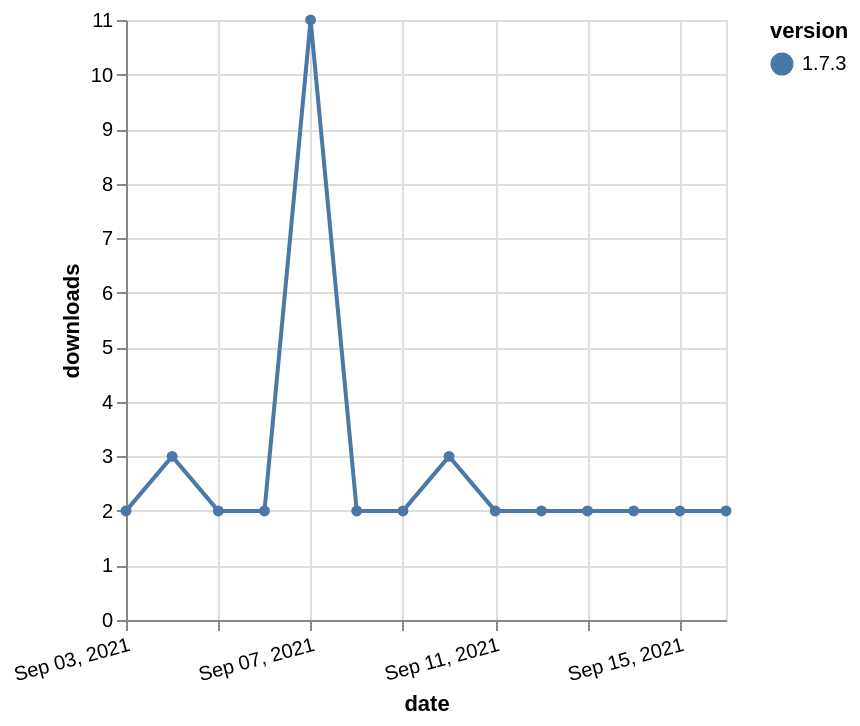

Vega-Lite specification stored for this chart:
### Vega-Lite specification from a JSON file in a GitHub repository (floating-point values rounded to 4 significant figures)
{"$schema": "https://vega.github.io/schema/vega-lite/v5.json", "description": "A simple bar chart with embedded data.", "data": {"values": [{"date": "2021-09-03", "total": 5072, "delta": 2, "version": "1.7.3"}, {"date": "2021-09-04", "total": 5075, "delta": 3, "version": "1.7.3"}, {"date": "2021-09-05", "total": 5077, "delta": 2, "version": "1.7.3"}, {"date": "2021-09-06", "total": 5079, "delta": 2, "version": "1.7.3"}, {"date": "2021-09-07", "total": 5090, "delta": 11, "version": "1.7.3"}, {"date": "2021-09-08", "total": 5092, "delta": 2, "version": "1.7.3"}, {"date": "2021-09-09", "total": 5094, "delta": 2, "version": "1.7.3"}, {"date": "2021-09-10", "total": 5097, "delta": 3, "version": "1.7.3"}, {"date": "2021-09-11", "total": 5099, "delta": 2, "version": "1.7.3"}, {"date": "2021-09-12", "total": 5101, "delta": 2, "version": "1.7.3"}, {"date": "2021-09-13", "total": 5103, "delta": 2, "version": "1.7.3"}, {"date": "2021-09-14", "total": 5105, "delta": 2, "version": "1.7.3"}, {"date": "2021-09-15", "total": 5107, "delta": 2, "version": "1.7.3"}, {"date": "2021-09-16", "total": 5109, "delta": 2, "version": "1.7.3"}]}, "width": "container", "mark": {"type": "line", "point": {"filled": true}}, "encoding": {"x": {"field": "date", "type": "temporal", "timeUnit": "yearmonthdate", "title": "date", "axis": {"labelAngle": -15}}, "y": {"field": "delta", "type": "quantitative", "title": "downloads"}, "color": {"field": "version", "type": "nominal"}, "tooltip": {"field": "delta"}}}
